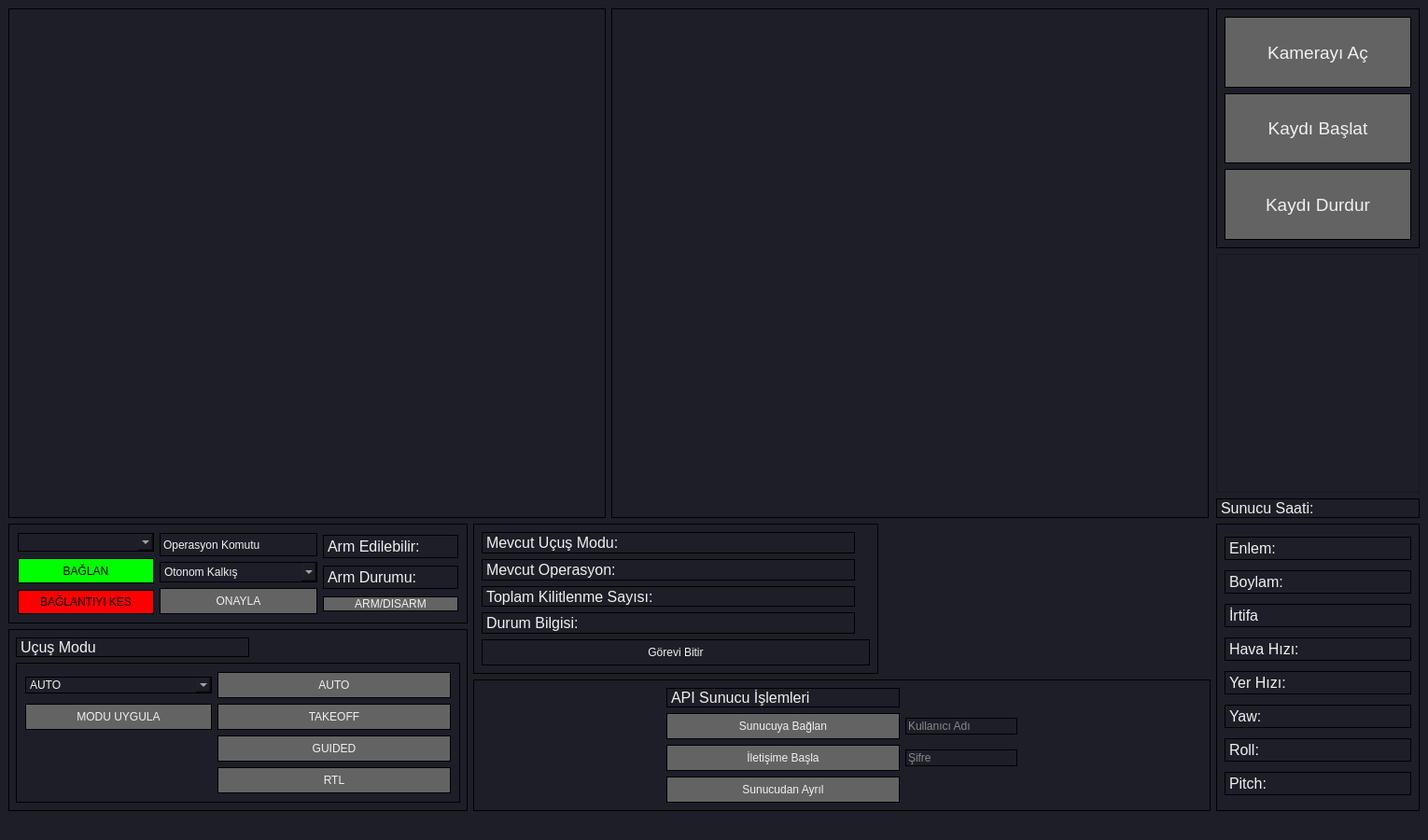
<?xml version="1.0" encoding="UTF-8"?>
<ui version="4.0">
 <class>MainWindow</class>
 <widget class="QMainWindow" name="MainWindow">
  <property name="geometry">
   <rect>
    <x>0</x>
    <y>0</y>
    <width>1530</width>
    <height>900</height>
   </rect>
  </property>
  <property name="sizePolicy">
   <sizepolicy hsizetype="Preferred" vsizetype="Ignored">
    <horstretch>0</horstretch>
    <verstretch>0</verstretch>
   </sizepolicy>
  </property>
  <property name="minimumSize">
   <size>
    <width>1530</width>
    <height>900</height>
   </size>
  </property>
  <property name="font">
   <font>
    <stylestrategy>PreferDefault</stylestrategy>
   </font>
  </property>
  <property name="contextMenuPolicy">
   <enum>Qt::NoContextMenu</enum>
  </property>
  <property name="windowTitle">
   <string>MainWindow</string>
  </property>
  <property name="styleSheet">
   <string notr="true">background-color: #1e1e28;
color: rgb(240, 240, 240);</string>
  </property>
  <widget class="QWidget" name="centralwidget">
   <layout class="QGridLayout" name="gridLayout_5">
    <item row="0" column="0" rowspan="3" colspan="2">
     <layout class="QHBoxLayout" name="horizontalLayout">
      <item>
       <widget class="QLabel" name="label">
        <property name="sizePolicy">
         <sizepolicy hsizetype="Maximum" vsizetype="Maximum">
          <horstretch>0</horstretch>
          <verstretch>0</verstretch>
         </sizepolicy>
        </property>
        <property name="minimumSize">
         <size>
          <width>640</width>
          <height>480</height>
         </size>
        </property>
        <property name="maximumSize">
         <size>
          <width>3840</width>
          <height>2880</height>
         </size>
        </property>
        <property name="styleSheet">
         <string notr="true">border: 1px solid black</string>
        </property>
       </widget>
      </item>
      <item>
       <widget class="QLabel" name="label_2">
        <property name="minimumSize">
         <size>
          <width>640</width>
          <height>480</height>
         </size>
        </property>
        <property name="styleSheet">
         <string notr="true">border: 1px solid black</string>
        </property>
        <property name="text">
         <string/>
        </property>
       </widget>
      </item>
      <item>
       <spacer name="horizontalSpacer">
        <property name="orientation">
         <enum>Qt::Horizontal</enum>
        </property>
        <property name="sizeHint" stdset="0">
         <size>
          <width>40</width>
          <height>20</height>
         </size>
        </property>
       </spacer>
      </item>
     </layout>
    </item>
    <item row="0" column="2">
     <widget class="QWidget" name="widget" native="true">
      <property name="styleSheet">
       <string notr="true">border: 1px solid black</string>
      </property>
      <layout class="QVBoxLayout" name="verticalLayout">
       <item>
        <widget class="QPushButton" name="kameraAc">
         <property name="sizePolicy">
          <sizepolicy hsizetype="Minimum" vsizetype="Expanding">
           <horstretch>0</horstretch>
           <verstretch>0</verstretch>
          </sizepolicy>
         </property>
         <property name="minimumSize">
          <size>
           <width>200</width>
           <height>0</height>
          </size>
         </property>
         <property name="maximumSize">
          <size>
           <width>450</width>
           <height>200</height>
          </size>
         </property>
         <property name="font">
          <font>
           <pointsize>14</pointsize>
          </font>
         </property>
         <property name="styleSheet">
          <string notr="true">QPushButton{background-color: rgba(110, 110, 110, 220);}
QPushButton:hover{background-color: rgba(110, 110, 110, 110);color:white;}
QPushButton:pressed{background-color: rgba(0, 0, 0, 110);color:white;}</string>
         </property>
         <property name="text">
          <string>Kamerayı Aç</string>
         </property>
         <property name="iconSize">
          <size>
           <width>30</width>
           <height>30</height>
          </size>
         </property>
        </widget>
       </item>
       <item>
        <widget class="QPushButton" name="kayitBaslat">
         <property name="sizePolicy">
          <sizepolicy hsizetype="Minimum" vsizetype="Expanding">
           <horstretch>0</horstretch>
           <verstretch>0</verstretch>
          </sizepolicy>
         </property>
         <property name="minimumSize">
          <size>
           <width>200</width>
           <height>0</height>
          </size>
         </property>
         <property name="maximumSize">
          <size>
           <width>450</width>
           <height>200</height>
          </size>
         </property>
         <property name="font">
          <font>
           <pointsize>14</pointsize>
          </font>
         </property>
         <property name="styleSheet">
          <string notr="true">QPushButton{background-color: rgba(110, 110, 110, 220);}
QPushButton:hover{background-color: rgba(110, 110, 110, 110);color:white;}
QPushButton:pressed{background-color: rgba(0, 0, 0, 110);color:white;}</string>
         </property>
         <property name="text">
          <string>Kaydı Başlat</string>
         </property>
         <property name="icon">
          <iconset>
           <normaloff>3994416_camcorder_camera_movie_record_video camera_icon.png</normaloff>3994416_camcorder_camera_movie_record_video camera_icon.png</iconset>
         </property>
         <property name="iconSize">
          <size>
           <width>30</width>
           <height>30</height>
          </size>
         </property>
        </widget>
       </item>
       <item>
        <widget class="QPushButton" name="pushButton_2">
         <property name="sizePolicy">
          <sizepolicy hsizetype="Minimum" vsizetype="Expanding">
           <horstretch>0</horstretch>
           <verstretch>0</verstretch>
          </sizepolicy>
         </property>
         <property name="minimumSize">
          <size>
           <width>200</width>
           <height>0</height>
          </size>
         </property>
         <property name="maximumSize">
          <size>
           <width>450</width>
           <height>200</height>
          </size>
         </property>
         <property name="font">
          <font>
           <pointsize>14</pointsize>
          </font>
         </property>
         <property name="styleSheet">
          <string notr="true">QPushButton{background-color: rgba(110, 110, 110, 220);}
QPushButton:hover{background-color: rgba(110, 110, 110, 110);color:white;}
QPushButton:pressed{background-color: rgba(0, 0, 0, 110);color:white;}</string>
         </property>
         <property name="text">
          <string>Kaydı Durdur</string>
         </property>
         <property name="icon">
          <iconset>
           <normaloff>8675288_record_stop_regular_icon.png</normaloff>8675288_record_stop_regular_icon.png</iconset>
         </property>
         <property name="iconSize">
          <size>
           <width>30</width>
           <height>30</height>
          </size>
         </property>
        </widget>
       </item>
      </layout>
     </widget>
    </item>
    <item row="1" column="2">
     <widget class="QTextEdit" name="ihaInformer">
      <property name="minimumSize">
       <size>
        <width>200</width>
        <height>200</height>
       </size>
      </property>
      <property name="maximumSize">
       <size>
        <width>450</width>
        <height>800</height>
       </size>
      </property>
      <property name="layoutDirection">
       <enum>Qt::LeftToRight</enum>
      </property>
      <property name="readOnly">
       <bool>true</bool>
      </property>
     </widget>
    </item>
    <item row="2" column="2">
     <widget class="QLabel" name="sunucuSaati">
      <property name="maximumSize">
       <size>
        <width>16777215</width>
        <height>25</height>
       </size>
      </property>
      <property name="font">
       <font>
        <pointsize>12</pointsize>
        <stylestrategy>PreferDefault</stylestrategy>
       </font>
      </property>
      <property name="styleSheet">
       <string notr="true">border: 1px solid black</string>
      </property>
      <property name="text">
       <string>Sunucu Saati:</string>
      </property>
     </widget>
    </item>
    <item row="3" column="0">
     <widget class="QFrame" name="frame">
      <property name="styleSheet">
       <string notr="true">border: 1px solid black</string>
      </property>
      <layout class="QHBoxLayout" name="horizontalLayout_7">
       <item>
        <layout class="QVBoxLayout" name="verticalLayout_9">
         <property name="spacing">
          <number>7</number>
         </property>
         <item>
          <widget class="QComboBox" name="portList">
           <property name="minimumSize">
            <size>
             <width>140</width>
             <height>20</height>
            </size>
           </property>
          </widget>
         </item>
         <item>
          <widget class="QPushButton" name="baglan">
           <property name="minimumSize">
            <size>
             <width>0</width>
             <height>0</height>
            </size>
           </property>
           <property name="maximumSize">
            <size>
             <width>221</width>
             <height>60</height>
            </size>
           </property>
           <property name="styleSheet">
            <string notr="true">QPushButton{background-color: rgba(0,255,0,255);color:black;}
QPushButton:hover{background-color: rgba(0,200,0,200);color: white;}
QPushButton:pressed{background-color: rgba(0, 150, 0, 150);color: white;}</string>
           </property>
           <property name="text">
            <string>BAĞLAN</string>
           </property>
          </widget>
         </item>
         <item>
          <widget class="QPushButton" name="baglantiKapat">
           <property name="maximumSize">
            <size>
             <width>221</width>
             <height>60</height>
            </size>
           </property>
           <property name="styleSheet">
            <string notr="true">QPushButton{background-color: rgba(255,0,0,255);color:black;}
QPushButton:hover{background-color: rgba(200,0,0,200);color: white;}
QPushButton:pressed{background-color: rgba(150, 0, 0, 150);color: white;}</string>
           </property>
           <property name="text">
            <string>BAĞLANTIYI KES</string>
           </property>
          </widget>
         </item>
        </layout>
       </item>
       <item>
        <layout class="QVBoxLayout" name="verticalLayout_14">
         <item>
          <widget class="QLabel" name="komut">
           <property name="minimumSize">
            <size>
             <width>169</width>
             <height>25</height>
            </size>
           </property>
           <property name="maximumSize">
            <size>
             <width>169</width>
             <height>25</height>
            </size>
           </property>
           <property name="text">
            <string>Operasyon Komutu</string>
           </property>
          </widget>
         </item>
         <item>
          <widget class="QComboBox" name="komut_Secim">
           <property name="minimumSize">
            <size>
             <width>169</width>
             <height>22</height>
            </size>
           </property>
           <property name="maximumSize">
            <size>
             <width>169</width>
             <height>22</height>
            </size>
           </property>
           <item>
            <property name="text">
             <string>Otonom Kalkış</string>
            </property>
           </item>
           <item>
            <property name="text">
             <string>İt Dalaşı</string>
            </property>
           </item>
           <item>
            <property name="text">
             <string>Otonom İniş</string>
            </property>
           </item>
           <item>
            <property name="text">
             <string>Kamikaze</string>
            </property>
           </item>
           <item>
            <property name="text">
             <string>Manuel</string>
            </property>
           </item>
          </widget>
         </item>
         <item>
          <widget class="QPushButton" name="komut_Onay">
           <property name="minimumSize">
            <size>
             <width>169</width>
             <height>28</height>
            </size>
           </property>
           <property name="maximumSize">
            <size>
             <width>169</width>
             <height>28</height>
            </size>
           </property>
           <property name="styleSheet">
            <string notr="true">QPushButton{background-color: rgba(110, 110, 110, 220);}
QPushButton:hover{background-color: rgba(110, 110, 110, 110);color:white;}
QPushButton:pressed{background-color: rgba(0, 0, 0, 110);color:white;}</string>
           </property>
           <property name="text">
            <string>ONAYLA</string>
           </property>
          </widget>
         </item>
        </layout>
       </item>
       <item>
        <layout class="QVBoxLayout" name="verticalLayout_10">
         <item>
          <widget class="QLabel" name="isArmable">
           <property name="maximumSize">
            <size>
             <width>250</width>
             <height>25</height>
            </size>
           </property>
           <property name="font">
            <font>
             <pointsize>12</pointsize>
             <stylestrategy>PreferDefault</stylestrategy>
            </font>
           </property>
           <property name="text">
            <string>Arm Edilebilir: </string>
           </property>
          </widget>
         </item>
         <item>
          <widget class="QLabel" name="armDurum">
           <property name="maximumSize">
            <size>
             <width>250</width>
             <height>25</height>
            </size>
           </property>
           <property name="font">
            <font>
             <pointsize>12</pointsize>
             <stylestrategy>PreferDefault</stylestrategy>
            </font>
           </property>
           <property name="text">
            <string>Arm Durumu:</string>
           </property>
          </widget>
         </item>
         <item>
          <widget class="QPushButton" name="armDisarm">
           <property name="maximumSize">
            <size>
             <width>221</width>
             <height>16777215</height>
            </size>
           </property>
           <property name="styleSheet">
            <string notr="true">QPushButton{background-color: rgba(110, 110, 110, 220);}
QPushButton:hover{background-color: rgba(110, 110, 110, 110);color:white;}
QPushButton:pressed{background-color: rgba(0, 0, 0, 110);color:white;}</string>
           </property>
           <property name="text">
            <string>ARM/DISARM</string>
           </property>
          </widget>
         </item>
        </layout>
       </item>
      </layout>
     </widget>
    </item>
    <item row="3" column="1" rowspan="2">
     <layout class="QGridLayout" name="gridLayout_4">
      <item row="0" column="0">
       <widget class="QWidget" name="widget" native="true">
        <property name="styleSheet">
         <string notr="true">border: 1px solid black</string>
        </property>
        <layout class="QVBoxLayout" name="verticalLayout_7">
         <item>
          <widget class="QLabel" name="mevcutUcusModu">
           <property name="sizePolicy">
            <sizepolicy hsizetype="Preferred" vsizetype="Minimum">
             <horstretch>0</horstretch>
             <verstretch>0</verstretch>
            </sizepolicy>
           </property>
           <property name="minimumSize">
            <size>
             <width>395</width>
             <height>0</height>
            </size>
           </property>
           <property name="maximumSize">
            <size>
             <width>400</width>
             <height>25</height>
            </size>
           </property>
           <property name="font">
            <font>
             <pointsize>12</pointsize>
             <stylestrategy>PreferDefault</stylestrategy>
            </font>
           </property>
           <property name="text">
            <string>Mevcut Uçuş Modu:</string>
           </property>
          </widget>
         </item>
         <item>
          <widget class="QLabel" name="mevcutOperasyon">
           <property name="sizePolicy">
            <sizepolicy hsizetype="Preferred" vsizetype="Minimum">
             <horstretch>0</horstretch>
             <verstretch>0</verstretch>
            </sizepolicy>
           </property>
           <property name="minimumSize">
            <size>
             <width>395</width>
             <height>0</height>
            </size>
           </property>
           <property name="maximumSize">
            <size>
             <width>400</width>
             <height>25</height>
            </size>
           </property>
           <property name="font">
            <font>
             <pointsize>12</pointsize>
             <stylestrategy>PreferDefault</stylestrategy>
            </font>
           </property>
           <property name="styleSheet">
            <string notr="true">border: 1px solid black</string>
           </property>
           <property name="text">
            <string>Mevcut Operasyon:</string>
           </property>
          </widget>
         </item>
         <item>
          <widget class="QLabel" name="durumBilgisi_2">
           <property name="sizePolicy">
            <sizepolicy hsizetype="Preferred" vsizetype="Minimum">
             <horstretch>0</horstretch>
             <verstretch>0</verstretch>
            </sizepolicy>
           </property>
           <property name="minimumSize">
            <size>
             <width>395</width>
             <height>0</height>
            </size>
           </property>
           <property name="maximumSize">
            <size>
             <width>400</width>
             <height>25</height>
            </size>
           </property>
           <property name="font">
            <font>
             <pointsize>12</pointsize>
             <stylestrategy>PreferDefault</stylestrategy>
            </font>
           </property>
           <property name="text">
            <string>Toplam Kilitlenme Sayısı:</string>
           </property>
          </widget>
         </item>
         <item>
          <widget class="QLabel" name="durumBilgisi">
           <property name="sizePolicy">
            <sizepolicy hsizetype="Preferred" vsizetype="Minimum">
             <horstretch>0</horstretch>
             <verstretch>0</verstretch>
            </sizepolicy>
           </property>
           <property name="minimumSize">
            <size>
             <width>395</width>
             <height>0</height>
            </size>
           </property>
           <property name="maximumSize">
            <size>
             <width>400</width>
             <height>25</height>
            </size>
           </property>
           <property name="font">
            <font>
             <pointsize>12</pointsize>
             <stylestrategy>PreferDefault</stylestrategy>
            </font>
           </property>
           <property name="text">
            <string>Durum Bilgisi:</string>
           </property>
          </widget>
         </item>
         <item>
          <widget class="QPushButton" name="gorevBitir">
           <property name="minimumSize">
            <size>
             <width>250</width>
             <height>28</height>
            </size>
           </property>
           <property name="maximumSize">
            <size>
             <width>500</width>
             <height>28</height>
            </size>
           </property>
           <property name="layoutDirection">
            <enum>Qt::LeftToRight</enum>
           </property>
           <property name="styleSheet">
            <string notr="true">QPushButton:hover{background-color: rgba(110, 110, 110, 110);color:white;}
QPushButton:pressed{background-color: rgba(0, 0, 0, 110);color:white;}</string>
           </property>
           <property name="text">
            <string>Görevi Bitir</string>
           </property>
          </widget>
         </item>
        </layout>
       </widget>
      </item>
      <item row="0" column="1">
       <widget class="QLabel" name="humaLogo">
        <property name="sizePolicy">
         <sizepolicy hsizetype="Preferred" vsizetype="Preferred">
          <horstretch>0</horstretch>
          <verstretch>0</verstretch>
         </sizepolicy>
        </property>
        <property name="maximumSize">
         <size>
          <width>350</width>
          <height>175</height>
         </size>
        </property>
        <property name="text">
         <string/>
        </property>
        <property name="pixmap">
         <pixmap>Hüma Banner/Huma_UAV.png</pixmap>
        </property>
        <property name="scaledContents">
         <bool>true</bool>
        </property>
       </widget>
      </item>
     </layout>
    </item>
    <item row="3" column="2" rowspan="3">
     <widget class="QWidget" name="widget" native="true">
      <property name="styleSheet">
       <string notr="true">border: 1px solid black</string>
      </property>
      <layout class="QVBoxLayout" name="verticalLayout_5">
       <item>
        <widget class="QLabel" name="enlem">
         <property name="minimumSize">
          <size>
           <width>0</width>
           <height>0</height>
          </size>
         </property>
         <property name="maximumSize">
          <size>
           <width>221</width>
           <height>25</height>
          </size>
         </property>
         <property name="font">
          <font>
           <pointsize>12</pointsize>
           <stylestrategy>PreferDefault</stylestrategy>
          </font>
         </property>
         <property name="text">
          <string>Enlem:</string>
         </property>
        </widget>
       </item>
       <item>
        <widget class="QLabel" name="boylam">
         <property name="minimumSize">
          <size>
           <width>0</width>
           <height>0</height>
          </size>
         </property>
         <property name="maximumSize">
          <size>
           <width>221</width>
           <height>25</height>
          </size>
         </property>
         <property name="font">
          <font>
           <pointsize>12</pointsize>
           <stylestrategy>PreferDefault</stylestrategy>
          </font>
         </property>
         <property name="text">
          <string>Boylam:</string>
         </property>
        </widget>
       </item>
       <item>
        <widget class="QLabel" name="irtifa">
         <property name="minimumSize">
          <size>
           <width>0</width>
           <height>0</height>
          </size>
         </property>
         <property name="maximumSize">
          <size>
           <width>221</width>
           <height>25</height>
          </size>
         </property>
         <property name="font">
          <font>
           <pointsize>12</pointsize>
           <stylestrategy>PreferDefault</stylestrategy>
          </font>
         </property>
         <property name="text">
          <string>İrtifa</string>
         </property>
        </widget>
       </item>
       <item>
        <widget class="QLabel" name="havaHizi">
         <property name="minimumSize">
          <size>
           <width>0</width>
           <height>0</height>
          </size>
         </property>
         <property name="maximumSize">
          <size>
           <width>221</width>
           <height>25</height>
          </size>
         </property>
         <property name="font">
          <font>
           <pointsize>12</pointsize>
           <stylestrategy>PreferDefault</stylestrategy>
          </font>
         </property>
         <property name="text">
          <string>Hava Hızı:</string>
         </property>
        </widget>
       </item>
       <item>
        <widget class="QLabel" name="yerHizi">
         <property name="minimumSize">
          <size>
           <width>0</width>
           <height>0</height>
          </size>
         </property>
         <property name="maximumSize">
          <size>
           <width>221</width>
           <height>25</height>
          </size>
         </property>
         <property name="font">
          <font>
           <pointsize>12</pointsize>
           <stylestrategy>PreferDefault</stylestrategy>
          </font>
         </property>
         <property name="text">
          <string>Yer Hızı:</string>
         </property>
        </widget>
       </item>
       <item>
        <widget class="QLabel" name="yaw">
         <property name="minimumSize">
          <size>
           <width>0</width>
           <height>0</height>
          </size>
         </property>
         <property name="maximumSize">
          <size>
           <width>221</width>
           <height>25</height>
          </size>
         </property>
         <property name="font">
          <font>
           <pointsize>12</pointsize>
           <stylestrategy>PreferDefault</stylestrategy>
          </font>
         </property>
         <property name="text">
          <string>Yaw:</string>
         </property>
        </widget>
       </item>
       <item>
        <widget class="QLabel" name="roll">
         <property name="minimumSize">
          <size>
           <width>0</width>
           <height>0</height>
          </size>
         </property>
         <property name="maximumSize">
          <size>
           <width>221</width>
           <height>25</height>
          </size>
         </property>
         <property name="font">
          <font>
           <pointsize>12</pointsize>
           <stylestrategy>PreferDefault</stylestrategy>
          </font>
         </property>
         <property name="cursor">
          <cursorShape>ArrowCursor</cursorShape>
         </property>
         <property name="text">
          <string>Roll:</string>
         </property>
        </widget>
       </item>
       <item>
        <widget class="QLabel" name="pitch">
         <property name="minimumSize">
          <size>
           <width>0</width>
           <height>0</height>
          </size>
         </property>
         <property name="maximumSize">
          <size>
           <width>221</width>
           <height>25</height>
          </size>
         </property>
         <property name="font">
          <font>
           <pointsize>12</pointsize>
           <stylestrategy>PreferDefault</stylestrategy>
          </font>
         </property>
         <property name="text">
          <string>Pitch:</string>
         </property>
        </widget>
       </item>
      </layout>
     </widget>
    </item>
    <item row="4" column="0" rowspan="2">
     <widget class="QWidget" name="widget" native="true">
      <property name="styleSheet">
       <string notr="true">border: 1px solid black</string>
      </property>
      <layout class="QVBoxLayout" name="verticalLayout_3">
       <property name="leftMargin">
        <number>8</number>
       </property>
       <property name="rightMargin">
        <number>8</number>
       </property>
       <item>
        <widget class="QLabel" name="ucusModu">
         <property name="minimumSize">
          <size>
           <width>120</width>
           <height>0</height>
          </size>
         </property>
         <property name="maximumSize">
          <size>
           <width>250</width>
           <height>22</height>
          </size>
         </property>
         <property name="font">
          <font>
           <pointsize>12</pointsize>
           <stylestrategy>PreferDefault</stylestrategy>
          </font>
         </property>
         <property name="text">
          <string>Uçuş Modu</string>
         </property>
        </widget>
       </item>
       <item>
        <widget class="QFrame" name="gridFrame">
         <property name="styleSheet">
          <string notr="true">QPushButton:hover{background-color: rgba(110, 110, 110, 110);color:white;}
QPushButton:pressed{background-color: rgba(0, 0, 0, 110);color:white;}</string>
         </property>
         <layout class="QGridLayout" name="gridLayout">
          <item row="1" column="1">
           <widget class="QPushButton" name="TAKEOFF">
            <property name="minimumSize">
             <size>
              <width>250</width>
              <height>28</height>
             </size>
            </property>
            <property name="maximumSize">
             <size>
              <width>250</width>
              <height>28</height>
             </size>
            </property>
            <property name="styleSheet">
             <string notr="true">QPushButton{background-color: rgba(110, 110, 110, 220);}
QPushButton:hover{background-color: rgba(110, 110, 110, 110);color:white;}
QPushButton:pressed{background-color: rgba(0, 0, 0, 110);color:white;}</string>
            </property>
            <property name="text">
             <string>TAKEOFF</string>
            </property>
           </widget>
          </item>
          <item row="2" column="1">
           <widget class="QPushButton" name="GUIDED">
            <property name="minimumSize">
             <size>
              <width>250</width>
              <height>28</height>
             </size>
            </property>
            <property name="maximumSize">
             <size>
              <width>250</width>
              <height>28</height>
             </size>
            </property>
            <property name="styleSheet">
             <string notr="true">QPushButton{background-color: rgba(110, 110, 110, 220);}
QPushButton:hover{background-color: rgba(110, 110, 110, 110);color:white;}
QPushButton:pressed{background-color: rgba(0, 0, 0, 110);color:white;}</string>
            </property>
            <property name="text">
             <string>GUIDED</string>
            </property>
           </widget>
          </item>
          <item row="0" column="1">
           <widget class="QPushButton" name="AUTO">
            <property name="minimumSize">
             <size>
              <width>250</width>
              <height>28</height>
             </size>
            </property>
            <property name="maximumSize">
             <size>
              <width>250</width>
              <height>28</height>
             </size>
            </property>
            <property name="styleSheet">
             <string notr="true">QPushButton{background-color: rgba(110, 110, 110, 220);}
QPushButton:hover{background-color: rgba(110, 110, 110, 110);color:white;}
QPushButton:pressed{background-color: rgba(0, 0, 0, 110);color:white;}</string>
            </property>
            <property name="text">
             <string>AUTO</string>
            </property>
           </widget>
          </item>
          <item row="3" column="1">
           <widget class="QPushButton" name="RTL">
            <property name="minimumSize">
             <size>
              <width>250</width>
              <height>28</height>
             </size>
            </property>
            <property name="maximumSize">
             <size>
              <width>250</width>
              <height>28</height>
             </size>
            </property>
            <property name="styleSheet">
             <string notr="true">QPushButton{background-color: rgba(110, 110, 110, 220);}
QPushButton:hover{background-color: rgba(110, 110, 110, 110);color:white;}
QPushButton:pressed{background-color: rgba(0, 0, 0, 110);color:white;}</string>
            </property>
            <property name="text">
             <string>RTL</string>
            </property>
           </widget>
          </item>
          <item row="1" column="0">
           <widget class="QPushButton" name="modUygula">
            <property name="minimumSize">
             <size>
              <width>200</width>
              <height>28</height>
             </size>
            </property>
            <property name="maximumSize">
             <size>
              <width>200</width>
              <height>28</height>
             </size>
            </property>
            <property name="styleSheet">
             <string notr="true">QPushButton{background-color: rgba(110, 110, 110, 220);}
QPushButton:hover{background-color: rgba(110, 110, 110, 110);color:white;}
QPushButton:pressed{background-color: rgba(0, 0, 0, 110);color:white;}</string>
            </property>
            <property name="text">
             <string>MODU UYGULA</string>
            </property>
           </widget>
          </item>
          <item row="0" column="0">
           <widget class="QComboBox" name="modSecim">
            <property name="minimumSize">
             <size>
              <width>200</width>
              <height>0</height>
             </size>
            </property>
            <item>
             <property name="text">
              <string>AUTO</string>
             </property>
            </item>
            <item>
             <property name="text">
              <string>LOITER</string>
             </property>
            </item>
            <item>
             <property name="text">
              <string>GUIDED</string>
             </property>
            </item>
            <item>
             <property name="text">
              <string>RTL</string>
             </property>
            </item>
            <item>
             <property name="text">
              <string>CIRCLE</string>
             </property>
            </item>
            <item>
             <property name="text">
              <string>MANUAL</string>
             </property>
            </item>
            <item>
             <property name="text">
              <string>FBWA</string>
             </property>
            </item>
            <item>
             <property name="text">
              <string>FBWB</string>
             </property>
            </item>
            <item>
             <property name="text">
              <string>CRUISE</string>
             </property>
            </item>
            <item>
             <property name="text">
              <string>TRAINING</string>
             </property>
            </item>
           </widget>
          </item>
         </layout>
        </widget>
       </item>
      </layout>
     </widget>
    </item>
    <item row="5" column="1">
     <widget class="QWidget" name="horizontalWidget" native="true">
      <property name="styleSheet">
       <string notr="true">border: 1px solid black</string>
      </property>
      <layout class="QHBoxLayout" name="horizontalLayout_2">
       <item>
        <layout class="QGridLayout" name="gridLayout_3">
         <item row="2" column="0">
          <widget class="QPushButton" name="iletisimBaslat">
           <property name="minimumSize">
            <size>
             <width>250</width>
             <height>28</height>
            </size>
           </property>
           <property name="maximumSize">
            <size>
             <width>250</width>
             <height>28</height>
            </size>
           </property>
           <property name="styleSheet">
            <string notr="true">QPushButton{background-color: rgba(110, 110, 110, 220);}
QPushButton:hover{background-color: rgba(110, 110, 110, 110);color:white;}
QPushButton:pressed{background-color: rgba(0, 0, 0, 110);color:white;}</string>
           </property>
           <property name="text">
            <string>İletişime Başla</string>
           </property>
          </widget>
         </item>
         <item row="0" column="0">
          <widget class="QLabel" name="ucusModu_2">
           <property name="maximumSize">
            <size>
             <width>250</width>
             <height>22</height>
            </size>
           </property>
           <property name="font">
            <font>
             <pointsize>12</pointsize>
             <stylestrategy>PreferDefault</stylestrategy>
            </font>
           </property>
           <property name="text">
            <string>API Sunucu İşlemleri</string>
           </property>
           <property name="alignment">
            <set>Qt::AlignLeading|Qt::AlignLeft|Qt::AlignVCenter</set>
           </property>
          </widget>
         </item>
         <item row="1" column="0">
          <widget class="QPushButton" name="sunucuBaglan">
           <property name="enabled">
            <bool>true</bool>
           </property>
           <property name="minimumSize">
            <size>
             <width>250</width>
             <height>28</height>
            </size>
           </property>
           <property name="maximumSize">
            <size>
             <width>250</width>
             <height>28</height>
            </size>
           </property>
           <property name="styleSheet">
            <string notr="true">QPushButton{background-color: rgba(110, 110, 110, 220);}
QPushButton:hover{background-color: rgba(110, 110, 110, 110);color:white;}
QPushButton:pressed{background-color: rgba(0, 0, 0, 110);color:white;}</string>
           </property>
           <property name="text">
            <string>Sunucuya Bağlan</string>
           </property>
          </widget>
         </item>
         <item row="3" column="0">
          <widget class="QPushButton" name="sunucuAyril">
           <property name="minimumSize">
            <size>
             <width>250</width>
             <height>28</height>
            </size>
           </property>
           <property name="maximumSize">
            <size>
             <width>250</width>
             <height>28</height>
            </size>
           </property>
           <property name="styleSheet">
            <string notr="true">QPushButton{background-color: rgba(110, 110, 110, 220);}
QPushButton:hover{background-color: rgba(110, 110, 110, 110);color:white;}
QPushButton:pressed{background-color: rgba(0, 0, 0, 110);color:white;}</string>
           </property>
           <property name="text">
            <string>Sunucudan Ayrıl</string>
           </property>
          </widget>
         </item>
         <item row="1" column="1">
          <widget class="QLineEdit" name="kadi">
           <property name="sizePolicy">
            <sizepolicy hsizetype="Expanding" vsizetype="Fixed">
             <horstretch>0</horstretch>
             <verstretch>0</verstretch>
            </sizepolicy>
           </property>
           <property name="maximumSize">
            <size>
             <width>120</width>
             <height>16777215</height>
            </size>
           </property>
           <property name="layoutDirection">
            <enum>Qt::LeftToRight</enum>
           </property>
           <property name="placeholderText">
            <string>Kullanıcı Adı</string>
           </property>
          </widget>
         </item>
         <item row="2" column="1">
          <widget class="QLineEdit" name="sifre">
           <property name="maximumSize">
            <size>
             <width>120</width>
             <height>16777215</height>
            </size>
           </property>
           <property name="layoutDirection">
            <enum>Qt::LeftToRight</enum>
           </property>
           <property name="placeholderText">
            <string>Şifre</string>
           </property>
          </widget>
         </item>
        </layout>
       </item>
      </layout>
     </widget>
    </item>
   </layout>
  </widget>
  <widget class="QMenuBar" name="menubar">
   <property name="geometry">
    <rect>
     <x>0</x>
     <y>0</y>
     <width>1530</width>
     <height>26</height>
    </rect>
   </property>
  </widget>
  <widget class="QStatusBar" name="statusbar"/>
 </widget>
 <resources/>
 <connections/>
</ui>
